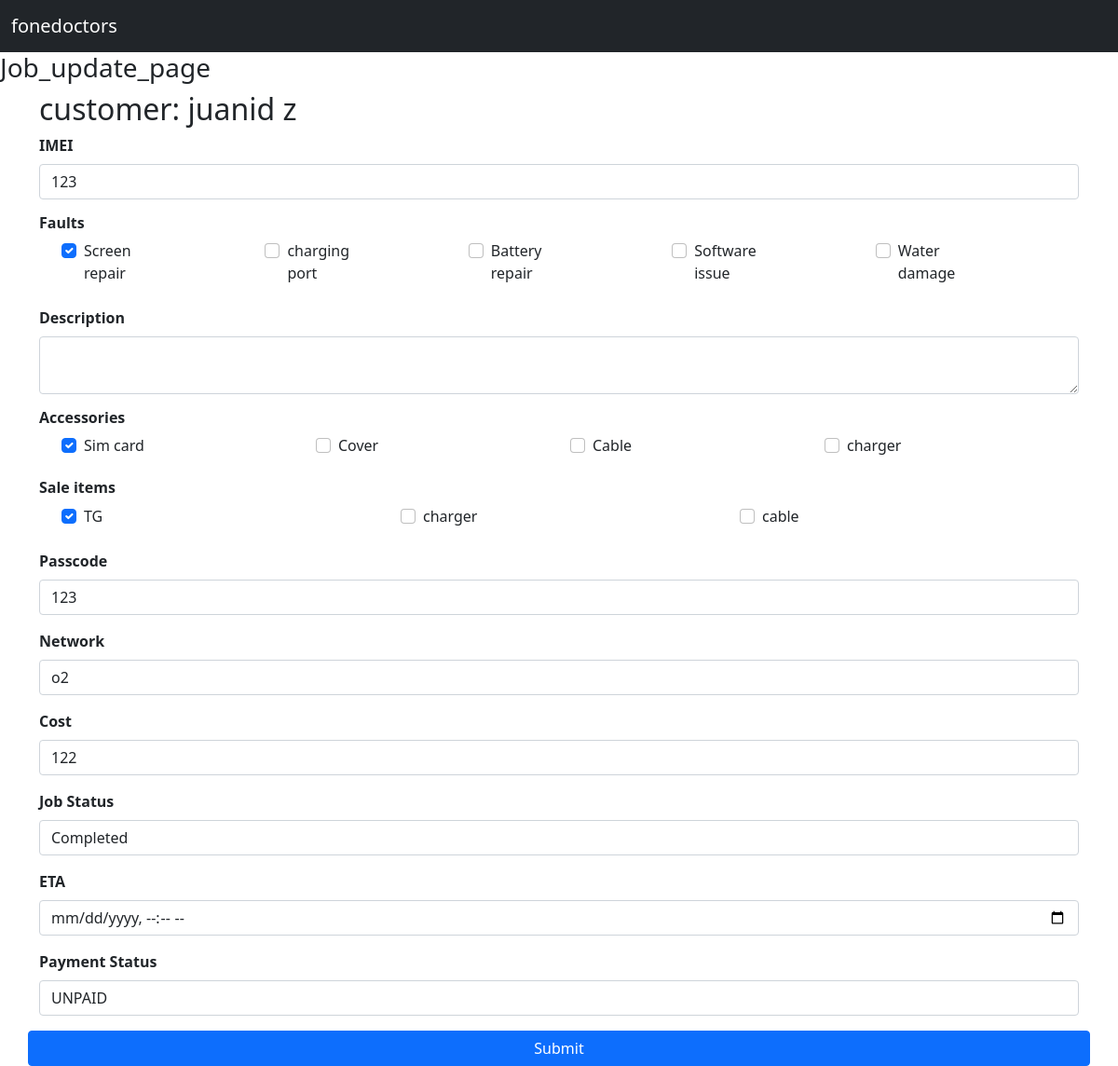
The app's page /job_update_page/1 with its own data.
### customer/models.py (models this page shows, shortened)
class Customer(models.Model):
    id = models.AutoField(primary_key=True)
    first_name = models.CharField(max_length=250)
    last_name = models.CharField(max_length=250)
    phone  = models.IntegerField()
    landline  = models.IntegerField()
    email = models.EmailField(max_length=250)
    address = models.CharField(max_length=250)
    postcode = models.CharField(max_length=250)
    created_date = models.DateTimeField(null=True, blank= True)#
    created_by = models.ForeignKey(User,on_delete=models.CASCADE, null=True, blank=True)
    def full_name(self):
        return f"{self.first_name} {self.last_name}"

### Jobs/models.py (models this page shows, shortened)
class Jobs(models.Model):
    customer = models.ForeignKey(Customer,on_delete = models.CASCADE, related_name = 'job_customer')
    device =  models.ForeignKey(Devices,on_delete = models.CASCADE, related_name = 'job_device', null = True, blank=True)
    make = models.ForeignKey(Make,on_delete = models.CASCADE, related_name = 'job_make', null=True, blank=True)
    model = models.ForeignKey(Model,on_delete = models.CASCADE, related_name = 'job_model', null=True, blank=True)
    fault =  models.ForeignKey(Fault,on_delete = models.CASCADE, related_name = 'job_faults', null=True, blank=True)
    description = models.TextField(null=True, blank=True)
    imei = models.CharField(max_length=250, null=True, blank=True)
    accessories = models.ForeignKey(Accessories,on_delete = models.CASCADE, related_name = 'job_acessories', null=True, blank=True)
    sale_item = models.ForeignKey(Sale_item,on_delete = models.CASCADE, related_name = 'sale_acessories', null=True, blank=True)
    passcode = models.CharField(max_length=250, null=True, blank=True)
    network = models.ForeignKey(Network,on_delete = models.CASCADE, related_name = 'job_network', null=True, blank=True)
    cost = models.IntegerField(null=True, blank=True)
    job_status = models.ForeignKey(Job_status,on_delete = models.CASCADE, related_name = 'job_job_status', null=True, blank=True)
    collection_time = models.DateTimeField(null=True, blank=True)
    payment_status = models.CharField(choices= PAYMENT_STATUS, max_length=250, null=True, blank=True)
    created_date = models.DateTimeField(null=True, blank=True)
    created_by = models.ForeignKey(User, on_delete = models.CASCADE, null=True, blank=True)
    completed = models.BooleanField(default=False)

class Fault(models.Model):
    fault =  models.CharField(max_length=250)

class Accessories(models.Model):
    accessories =  models.CharField(max_length=250)

class Sale_item(models.Model):
    sale_item =  models.CharField(max_length=250)

class Network(models.Model):
    network =  models.CharField(max_length=250)

class Job_status(models.Model):
    job_status =  models.CharField(max_length=250)

### Jobs/views.py (the view, shortened to what this page needs)
# urls.py: path('job_update_page/<str:id>', views.job_update_page, name='job_update_page'),
def job_update_page(request,id):
    job_update = Jobs.objects.get(id=id)
    customers = Customer.objects.get(id=id)
    device = Devices.objects.all()
    make = Make.objects.all()
    model = Model.objects.all()
    fault = Fault.objects.all()
    accessories = Accessories.objects.all()
    sale_item = Sale_item.objects.all()
    network = Network.objects.all()
    job_status = Job_status.objects.all()
    context = {'customers':customers,
                    'device_context':device,
                    'make_context':make,
                    'model_context':model,
                    'fault_context':fault ,
                    'accessories_context':accessories,
                    'sale_item_context':sale_item ,
                    'network_context':network,
                    'job_status_context': job_status,
                    'job_update_context':job_update
                    }
    return render(request,'job_update_page.html', context)

### templates/job_update_page.html (shortened to what this page needs)
{% extends 'base.html' %}
{% block content %}
<h3>Job_update_page</h3>
<form method="POST" action= "#">
  <div class="container">
    <div class="row">
      <div class="col">
        <h2>customer: {{customers.full_name}}</h2>
          <div class="mb-3">
            <label for="exampleInputEmail1" class="form-label"> <strong> IMEI </strong></label>
            <input type="text" value="{{job_update_context.imei}}" name = "imei_update" class="form-control" id="exampleInputEmail1" aria-describedby="emailHelp">
          </div>
          <h6> <strong> Faults </strong></h6>
          <div class="container ">
            <div class="row">
              {% for fault in fault_context %}
              <div class="col">
          <div class="form-check mb-4 col-md-6">
            <input name="fault_update"class="form-check-input"  {% if job_update_context.fault.fault == fault.fault %} checked {% endif %}  type="checkbox" value="{{ fault.fault }}" id="faults_{{ fault.fault }}">
            <label class="form-check-label" for="faults_{{ fault.fault }}">
              {{ fault.fault }}
            </label>
          </div>
        </div>
        {% endfor %}
            </div>
          </div>
          <div class="mb-3">
            <label for="exampleInputEmail1" class="form-label"> <strong> Description </strong></label>
            <textarea name = "description_update" {{job_update_context.description}}  class="form-control" id="descrition_id" > </textarea>
          </div>
          <h6><strong> Accessories </strong></h6>
          <div class="container ">
            <div class="row">
              {% for accessories in accessories_context %}
              <div class="col">
          <div class="form-check mb-4 col-md-6">
            <input class="form-check-input" {% if job_update_context.accessories.accessories == accessories.accessories %} checked {% endif %} name="accessories_update" type="checkbox" value="{{ accessories.accessories }}" id="accessories_{{ accessories.accessories }}">
            <label class="form-check-label" for="accessories_{{ accessories.accessories }}">
              {{ accessories.accessories }}
            </label>
          </div>
        </div>
        {% endfor %}
            </div>
          </div>
           <h6><strong> Sale items </strong></h6>
           <div class="container ">
             <div class="row">
               {% for sale_item in sale_item_context %}
               <div class="col">
           <div class="form-check mb-4 col-md-6">
             <input class="form-check-input" {% if job_update_context.sale_item.sale_item == sale_item.sale_item %} checked {% endif %} name="sale_item_update" type="checkbox" value="{{ sale_item.sale_item }}" id="sale_item_{{ sale_item.sale_item }}">
             <label class="form-check-label" for="sale_item_{{ sale_item.sale_item }}">
              {{ sale_item.sale_item }}
             </label>
           </div>
         </div>
         {% endfor %}
             </div>
           </div>
          <div class="mb-3">
            <label for="exampleInputEmail1" class="form-label"> <strong> Passcode </strong></label>
            <input type="text" value="{{job_update_context.passcode}}" name = "passcode_update" class="form-control" id="passcode" >
          </div>
          <div class="mb-3"  >
            <label for="network_list" class="form-label"> <strong> Network </strong></label>
            <select id="network_list" class="form-control" name = "network_update">
              {% for network in network_context %}
              <option {% if job_update_context.network.network == network.network %} selected {% endif %}  value="{{network.network}}">{{network.network}}</option>
              {% endfor %}]
            </select>
        </div>
        <div class="mb-3">
          <label for="exampleInputEmail1" class="form-label"> <strong> Cost </strong></label>
          <input type="number" value="{{job_update_context.cost}}" name = "cost_update" class="form-control" id="cost" >
        </div>
        <div class="mb-3"  >
          <label for="job_status_list" class="form-label"> <strong> Job Status </strong></label>
          <select id="job_status_list" class="form-control" Name="job_status_update" >
            {% for job_status in job_status_context %}
            <option {% if job_update_context.job_status.job_status == job_status.job_status %} selected {% endif %} value="{{job_status.job_status}}">{{job_status.job_status}}</option>
            {% endfor %}
          </select>
      </div>
      <div class="mb-3">
        <label for="exampleInputEmail1" class="form-label"> <strong>ETA </strong></label>
        <input type="datetime-local" value="07-02-2022 17:20" name = "eta_update" class="form-control" id="eta_id" >
      </div>
    </div>
    <div class="mb-3"  >
      <label for="payment_status_list" class="form-label"> <strong> Payment Status </strong> </label>
      <select id="payment_status_list" name = "payment_status_update" class="form-control">
        {% for payment_status in job_status_context %}
        <option value="UNPAID" {% if job_update_context.payment_status == "UNPAID" %} selected {% endif %}>UNPAID</option>
        {% endfor %}
      </select>
  </div>
          <button type="submit" class="btn btn-primary">Submit</button>
        </form>
{% endblock %}

### records on screen
Customer: full_name "juanid z"
Jobs: imei_update "123", fault_id "☑", accessories_id "☑", sale_item_id "☑", passcode_update "123", network_update "o2", cost_update "122", job_status_update "Completed", payment_status_update "UNPAID"
Fault: fault "Screen repair"
Fault: fault "charging port"
Fault: fault "Battery repair"
Fault: fault "Software issue"
Fault: fault "Water damage"
Accessories: accessories "Sim card"
Accessories: accessories "Cover"
Accessories: accessories "Cable"
Accessories: accessories "charger"
Sale_item: sale_item "TG"
Sale_item: sale_item "charger"
Sale_item: sale_item "cable"
